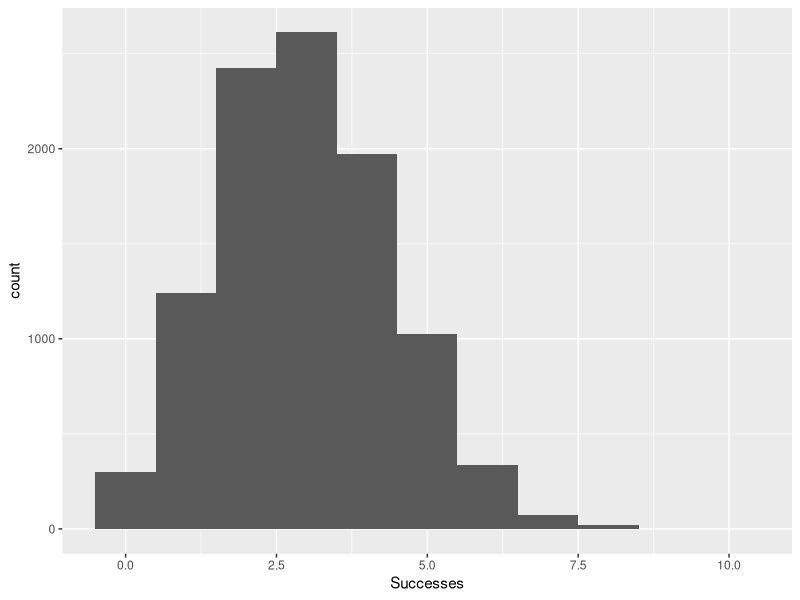
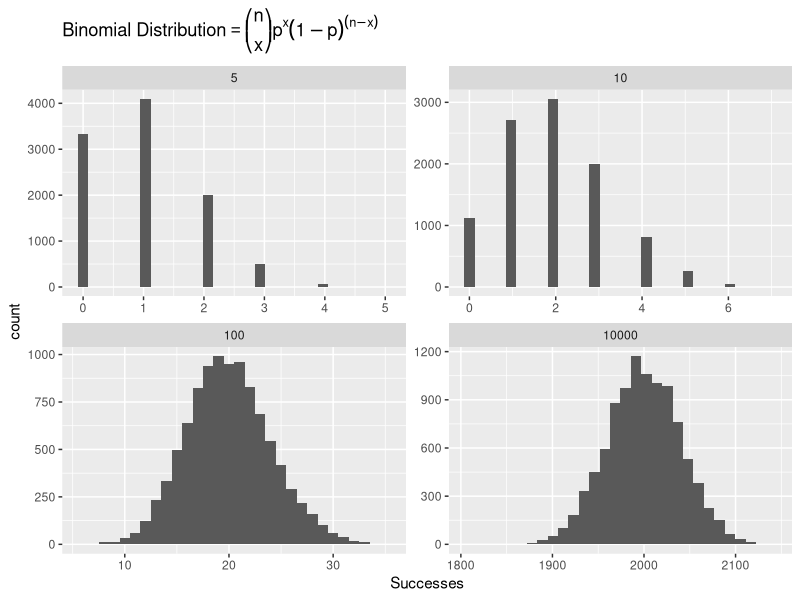

The R source for these figures, in order:
## ---- chunk 1
knitr::opts_chunk$set(echo = TRUE)
## ---- chunk 2
#generate binom dist graphs in R
#In probability theory and statistics, 
#the binomial distribution with parameters n and p 
#is the discrete probability distribution of the number of 
#successes in a sequence of n independent yes/no experiments, 
#each of which yields success with probability p. 

# from R For Everyone
library(ggplot2)

#vis 10k experiments w/ 10 trials and 0.3 prob success
binomData <- data.frame(Successes = rbinom(n=10000, size=10, prob=0.3))
p <- ggplot(binomData, aes(x=Successes)) + geom_histogram(binwidth=1)
p

#as n grows, close to normdist
binom5 <- data.frame(Successes=rbinom(n=10000, size=5, prob=.2), Size=5)
binom10 <- data.frame(Successes = rbinom(n=10000, size=10, prob=0.2), Size=10)
binom100 <- data.frame(Successes = rbinom(n=10000, size=100, prob=0.2), Size=100)
binom10000 <- data.frame(Successes = rbinom(n=10000, size=10000, prob=0.2), Size=10000)

binomAll <- rbind(binom5, binom10, binom100, binom10000)

p2 <- ggplot(binomAll, aes(x=Successes)) + geom_histogram() + 
    facet_wrap(~ Size, scales="free") + 
    ggtitle(expression("Binomial Distribution" == 
                           paste(bgroup("(",atop(n,x),")"), p^x,(1-p)^(n-x))))
p2

#prob exactly 3 success out of 10
dbinom(x=3, size=10, prob=0.3)
#cum prob of 3 or less success out of 10
pbinom(q=3, size=10, prob=0.3)
#more than 3
pbinom(q=3, size=10, prob=0.3, lower.tail=FALSE)

### Use full formula, contrast w/ Rfunctions
n <- 10
p <- .3
x <- 3
choose(n, x) * p^x * (1-p)^(n-x)
#or
dbinom(x, n, p)

#CDF
a <- 5
i <- 0:a
sum(choose(n, i) * p^i * (1-p)^(n-i))
#or
pbinom(a, n, p)

